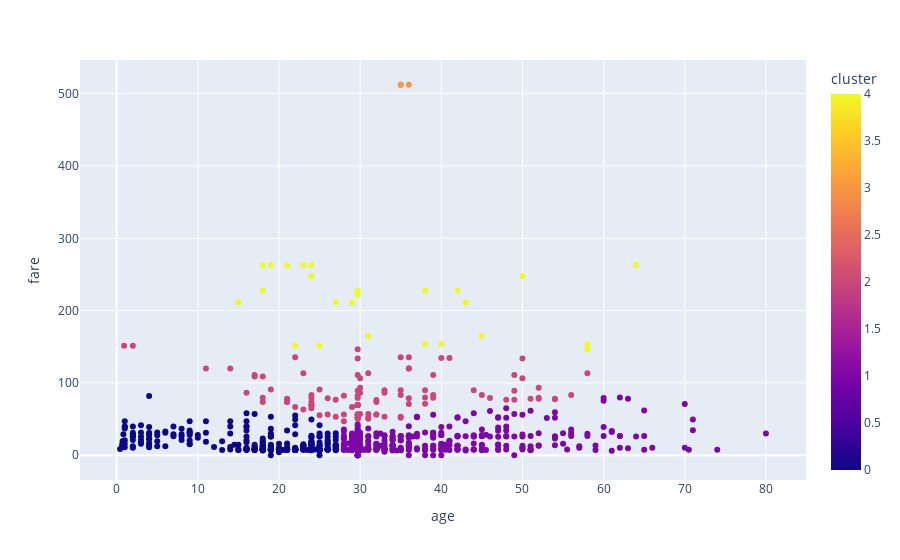

Notebook code cell kept with this figure:
### Markdown cell above
# fig.show()
### This displays the plot in an interactive window (or in a notebook cell if you're using Jupyter Notebook/Colab).

### You can hover over points, zoom, pan, and see tooltips, which is what makes Plotly very user-friendly and powerful.

### Code cell
import plotly.express as px
fig = px.scatter(df,x='age',y='fare',color='cluster')
fig.show()

### Figure 1 — Plotly figure (JSON) as saved in the notebook; plotly's stock layout.template omitted (floating-point values rounded to 4 significant figures; data arrays with more than 128 entries replaced by an {"elided": "..."} marker saying what was removed)
{"data": [{"hovertemplate": "age=%{x}<br>fare=%{y}<br>cluster=%{marker.color}<extra></extra>", "legendgroup": "", "marker": {"color": {"elided": "891 int values"}, "coloraxis": "coloraxis", "symbol": "circle"}, "mode": "markers", "name": "", "orientation": "v", "showlegend": false, "type": "scatter", "x": {"elided": "891 float values"}, "xaxis": "x", "y": {"elided": "891 float values"}, "yaxis": "y"}], "layout": {"coloraxis": {"colorbar": {"title": {"text": "cluster"}}, "colorscale": [[0, "#0d0887"], [0.1111, "#46039f"], [0.2222, "#7201a8"], [0.3333, "#9c179e"], [0.4444, "#bd3786"], [0.5556, "#d8576b"], [0.6667, "#ed7953"], [0.7778, "#fb9f3a"], [0.8889, "#fdca26"], [1, "#f0f921"]]}, "legend": {"tracegroupgap": 0}, "margin": {"t": 60}, "xaxis": {"anchor": "y", "domain": [0, 1], "title": {"text": "age"}}, "yaxis": {"anchor": "x", "domain": [0, 1], "title": {"text": "fare"}}}}
